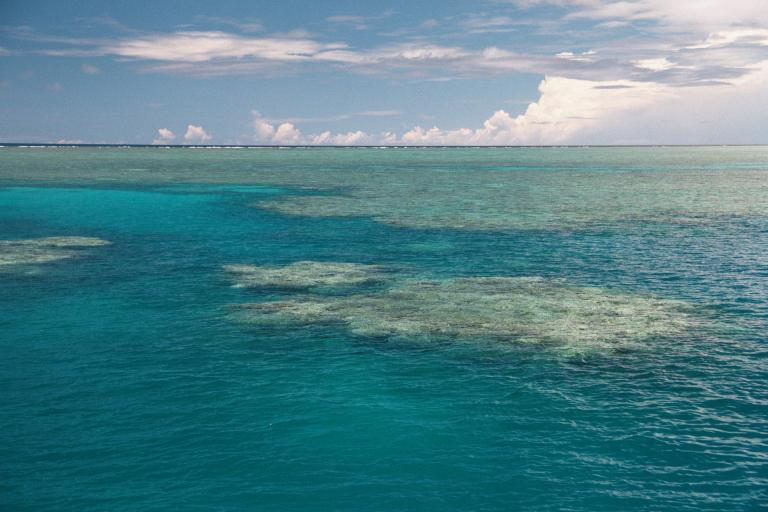
#> input picture ImageDithering/Image02.jpg, 768 x 512 px
$ python demo.py
#> lines starting #> are read from the running program, lines starting #| are printed output that depends on the picture
#coding=utf-8
from skimage import io,data
from FSHalftoning import *
from numpy import *
import matplotlib.pyplot as plt
from orderDithering import *
from colorDithering import *
#8bits pictures
#img = io.imread('dlj.bmp')
#img = io.imread('Image01.jpg')
img = io.imread('Image02.jpg')
#> img is the input picture: shape (512, 768, 3); mean R, G, B 79.6, 129.5, 138.6
img_gray = rgb2gray(img)
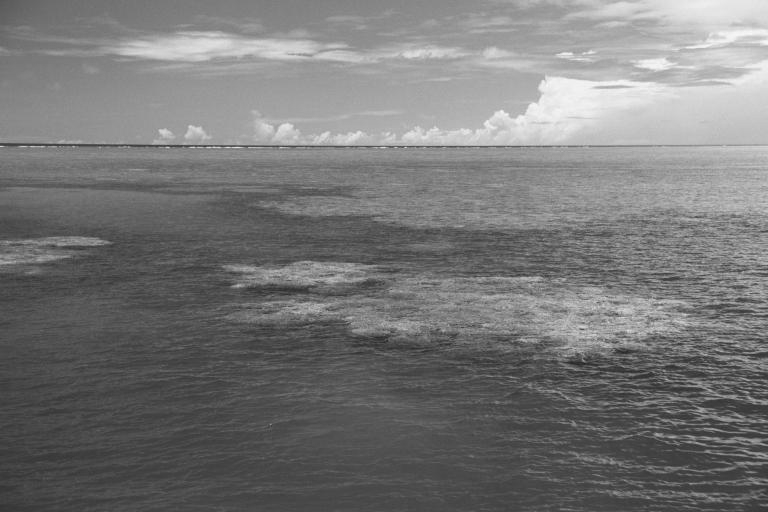
#> img_gray: shape (512, 768) float64; min 0.128, max 0.978, mean 0.469
# [29 lines of commented-out code are left out]

$ run again, with ImageDithering/dlj.bmp saved as ImageDithering/Image02.jpg
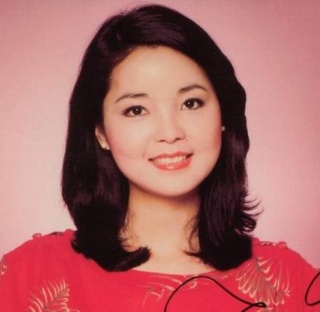
#> input picture ImageDithering/dlj.bmp, 320 x 312 px
#> img is the input picture: shape (312, 320, 3); mean R, G, B 173.5, 105, 103.9
#> `img_gray = rgb2gray(img)`:
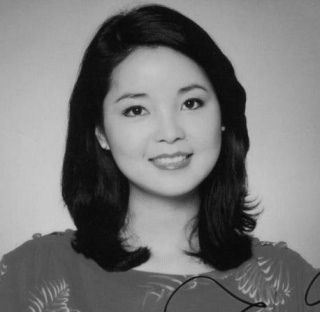
#> img_gray: shape (312, 320) float64; min 0.0248, max 0.798, mean 0.469

$ run again, with ImageDithering/Image01.jpg copied over ImageDithering/Image02.jpg
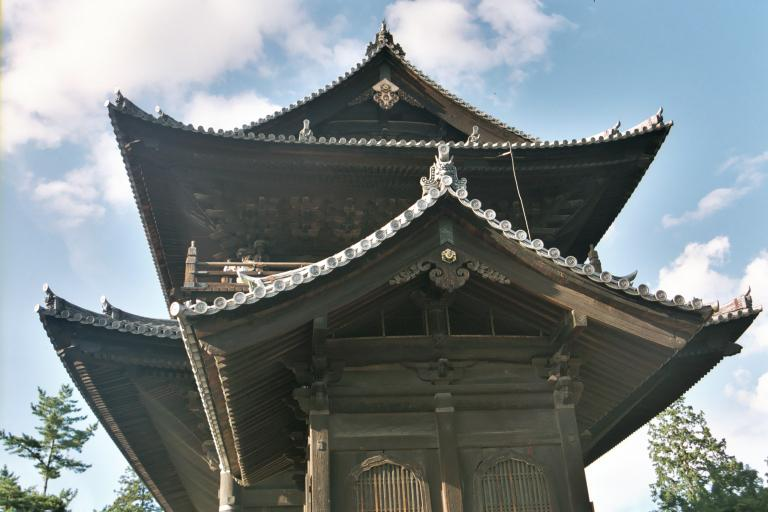
#> input picture ImageDithering/Image01.jpg, 768 x 512 px
#> img is the input picture: shape (512, 768, 3); mean R, G, B 122.9, 131, 132.4
#> `img_gray = rgb2gray(img)`:
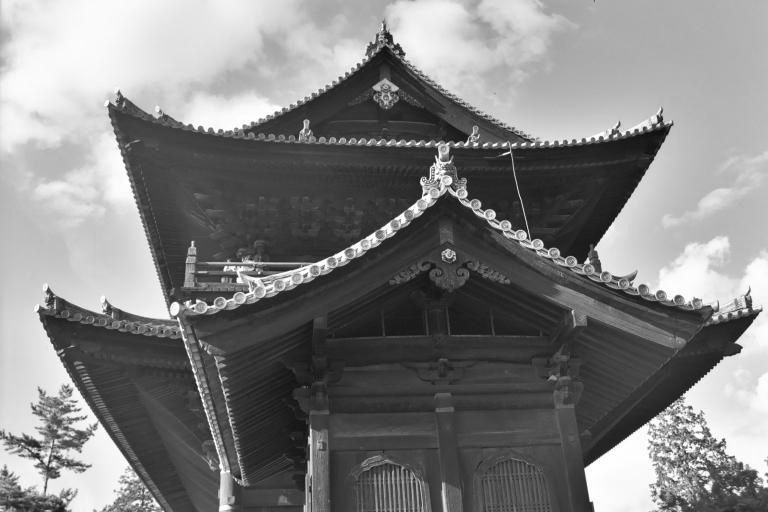
#> img_gray: shape (512, 768) float64; min 0.00561, max 1, mean 0.507
